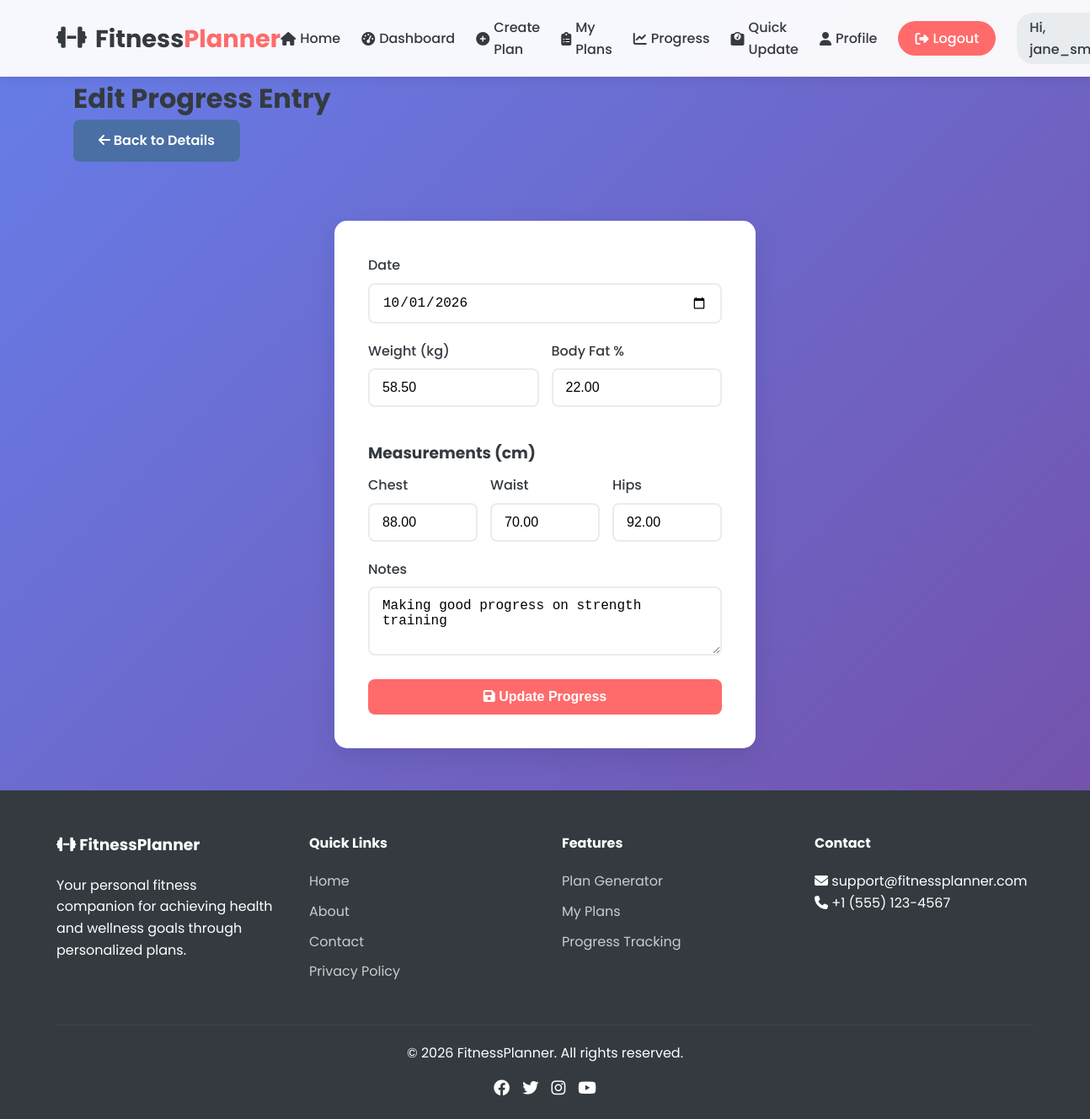
Screenshot of /edit_progress.php?id=2 (signed in) with the database file from the repository.
### tables this page shows
CREATE TABLE IF NOT EXISTS progress (
    id INT PRIMARY KEY AUTO_INCREMENT,
    user_id INT,
    date DATE,
    weight DECIMAL(5,2) COMMENT 'in kilograms',
    body_fat DECIMAL(5,2) COMMENT 'percentage',
    chest_cm DECIMAL(5,2),
    waist_cm DECIMAL(5,2),
    hips_cm DECIMAL(5,2),
    notes TEXT,
    created_at TIMESTAMP DEFAULT CURRENT_TIMESTAMP,
    FOREIGN KEY (user_id) REFERENCES users(id) ON DELETE CASCADE,
    UNIQUE KEY unique_user_date (user_id, date),
    INDEX idx_user_id (user_id),
    INDEX idx_date (date)
);

### edit_progress.php (the view, shortened to what this page needs)
<?php
require_once 'config/database.php';
$user_id = $_SESSION['user_id'];
$progress_id = isset($_GET['id']) ? intval($_GET['id']) : 0;
$query = "SELECT * FROM progress WHERE id = $progress_id AND user_id = $user_id";
$result = $conn->query($query);
$progress = $result->fetch_assoc();
require_once 'includes/header.php';
?>
<div class="container">
    <h1>Edit Progress Entry</h1>
    <a href="view_progress.php?id=<?php echo $progress_id; ?>" class="btn" style="margin-bottom: 20px;">
        <i class="fas fa-arrow-left"></i> Back to Details
    </a>
    <div class="form-container">
        <form method="POST" action="">
            <div class="form-group">
                <label class="form-label" for="date">Date</label>
                <input type="date" class="form-control" id="date" name="date"
                       value="<?php echo $progress['date']; ?>" required>
            </div>
            <div style="display: grid; grid-template-columns: 1fr 1fr; gap: 15px;">
                <div class="form-group">
                    <label class="form-label" for="weight">Weight (kg)</label>
                    <input type="number" class="form-control" id="weight" name="weight"
                           step="0.1" min="30" max="200" value="<?php echo $progress['weight']; ?>" required>
                </div>
                <div class="form-group">
                    <label class="form-label" for="body_fat">Body Fat %</label>
                    <input type="number" class="form-control" id="body_fat" name="body_fat"
                           step="0.1" min="5" max="50" value="<?php echo $progress['body_fat']; ?>">
                </div>
            </div>
            <h3 style="margin: 20px 0 10px 0;">Measurements (cm)</h3>
            <div style="display: grid; grid-template-columns: repeat(3, 1fr); gap: 15px;">
                <div class="form-group">
                    <label class="form-label" for="chest">Chest</label>
                    <input type="number" class="form-control" id="chest" name="chest"
                           step="0.1" min="50" max="150" value="<?php echo $progress['chest_cm']; ?>">
                </div>
                <div class="form-group">
                    <label class="form-label" for="waist">Waist</label>
                    <input type="number" class="form-control" id="waist" name="waist"
                           step="0.1" min="50" max="150" value="<?php echo $progress['waist_cm']; ?>">
                </div>
                <div class="form-group">
                    <label class="form-label" for="hips">Hips</label>
                    <input type="number" class="form-control" id="hips" name="hips"
                           step="0.1" min="50" max="150" value="<?php echo $progress['hips_cm']; ?>">
                </div>
            </div>
            <div class="form-group">
                <label class="form-label" for="notes">Notes</label>
                <textarea class="form-control" id="notes" name="notes" rows="3"><?php echo htmlspecialchars($progress['notes']); ?></textarea>
            </div>
            <button type="submit" class="btn btn-block btn-accent">
                <i class="fas fa-save"></i> Update Progress
            </button>
        </form>
    </div>
</div>
<?php
require_once 'includes/footer.php';
?>

### css/style.css (style rules this page uses)
* { margin: 0; padding: 0; box-sizing: border-box; }
:root { --primary: #4a6fa5; --secondary: #166088; --accent: #ff6b6b; --success: #4CAF50; --warning: #FFC107; --light: #f8f9fa; --dark: #343a40; --gray: #6c757d; --light-gray: #e9ecef; }
body { font-family: 'Poppins', sans-serif; line-height: 1.6; color: var(--dark); background: linear-gradient(135deg, #667eea 0%, #764ba2 100%); min-height: 100vh; }
.container { max-width: 1200px; margin: 0 auto; padding: 0 20px; }
.form-container { max-width: 500px; margin: 50px auto; background: white; padding: 40px; border-radius: 15px; box-shadow: 0 10px 30px rgba(0, 0, 0, 0.1); }
.form-group { margin-bottom: 20px; }
.form-label { display: block; margin-bottom: 8px; font-weight: 500; color: var(--dark); }
.form-control { width: 100%; padding: 12px 15px; border: 2px solid var(--light-gray); border-radius: 8px; font-size: 1rem; transition: border-color 0.3s; }
.btn { display: inline-block; padding: 12px 30px; background: var(--primary); color: white; border: none; border-radius: 8px; font-size: 1rem; font-weight: 600; cursor: pointer; transition: background 0.3s; text-decoration: none; text-align: center; }
.btn-block { width: 100%; }
.btn-accent { background: var(--accent); }

### rows the page displays
progress: date "10/01/2026", weight "58.50", body_fat "22.00", chest "88.00", waist "70.00", hips "92.00", notes "Making good progress on strength training"
